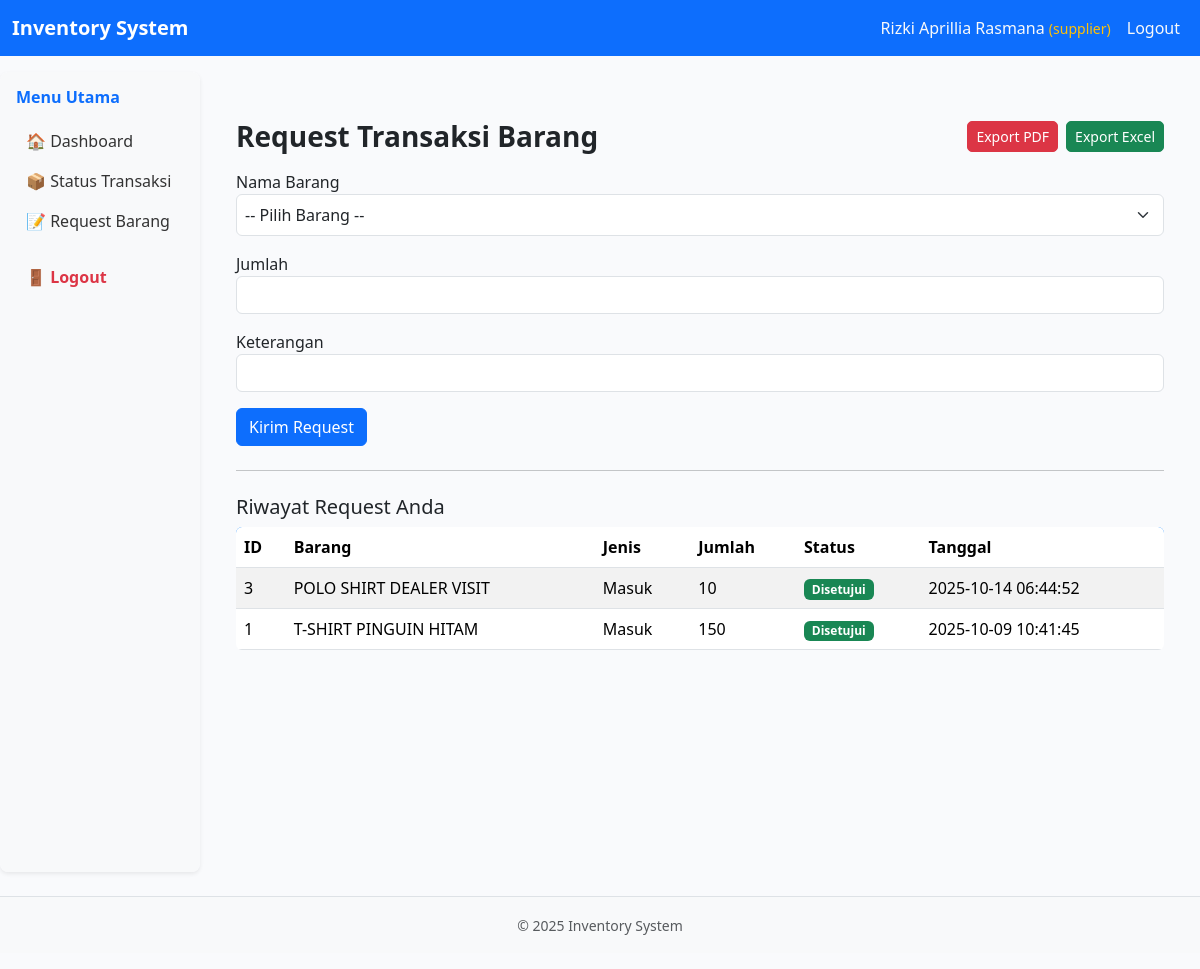
The app's page /pages/transaksi/request_transaksi.php (signed in) with its own data.
### tables this page shows
CREATE TABLE `request_transaksi` (
  `id_request` int(11) NOT NULL,
  `id_user` int(11) NOT NULL,
  `id_barang` int(11) NOT NULL,
  `jumlah` int(11) NOT NULL,
  `jenis` enum('masuk','keluar') NOT NULL,
  `keterangan` text DEFAULT NULL,
  `status` enum('pending','disetujui','ditolak') DEFAULT 'pending',
  `tanggal_request` timestamp NOT NULL DEFAULT current_timestamp(),
  `tanggal_respon` timestamp NULL DEFAULT NULL
);

CREATE TABLE `barang` (
  `id_barang` int(11) NOT NULL,
  `kode_barang` varchar(50) DEFAULT NULL,
  `nama_barang` varchar(100) NOT NULL,
  `kategori` varchar(50) DEFAULT NULL,
  `satuan` varchar(20) DEFAULT NULL,
  `stok` int(11) DEFAULT 0,
  `harga` decimal(10,2) DEFAULT NULL,
  `barcode` varchar(255) DEFAULT NULL,
  `tgl_ditambahkan` timestamp NOT NULL DEFAULT current_timestamp()
);

### pages/transaksi/request_transaksi.php (the view, shortened to what this page needs)
<?php
require_once "../../config/db.php";
include "../../includes/header.php";
include "../../includes/sidebar.php";
$id_user = $_SESSION['id_user'];
?>
<div class="container mt-4">
    <div class="d-flex justify-content-between align-items-center mb-3">
        <h3 class="mb-0">Request Transaksi Barang</h3>
        <div class="d-flex gap-2">
            <a href="pages/export/export_request_pdf.php" class="btn btn-danger btn-sm">
                <i class="bi bi-file-earmark-pdf"></i> Export PDF
            </a>
            <a href="pages/export/export_request_excel.php" class="btn btn-success btn-sm">
                <i class="bi bi-file-earmark-excel"></i> Export Excel
            </a>
        </div>
    </div>
    <form method="POST" class="mt-3">
        <div class="mb-3">
            <label>Nama Barang</label>
            <select name="id_barang" class="form-select" required>
                <option value="">-- Pilih Barang --</option>
            </select>
        </div>
        <div class="mb-3">
            <label>Jumlah</label>
            <input type="number" name="jumlah" class="form-control" required min="1">
        </div>
        <div class="mb-3">
            <label>Keterangan</label>
            <input type="text" name="keterangan" class="form-control">
        </div>
        <button type="submit" class="btn btn-primary">Kirim Request</button>
    </form>
    <hr class="my-4">
    <h5>Riwayat Request Anda</h5>
    <table class="table table-striped mt-2">
        <thead>
            <tr>
                <th>ID</th>
                <th>Barang</th>
                <th>Jenis</th>
                <th>Jumlah</th>
                <th>Status</th>
                <th>Tanggal</th>
            </tr>
        </thead>
        <tbody>
            <?php
            $result = mysqli_query($conn, "
                SELECT r.*, b.nama_barang
                FROM request_transaksi r
                JOIN barang b ON r.id_barang = b.id_barang
                WHERE r.id_user = $id_user
                ORDER BY r.tanggal_request DESC
            ");
            while ($row = mysqli_fetch_assoc($result)):
            ?>
            <tr>
                <td><?= $row['id_request'] ?></td>
                <td><?= htmlspecialchars($row['nama_barang']) ?></td>
                <td><?= ucfirst($row['jenis']) ?></td>
                <td><?= $row['jumlah'] ?></td>
                <td>
                    <?php
                    if ($row['status'] == 'pending') echo "<span class='badge bg-warning text-dark'>Pending</span>";
                    elseif ($row['status'] == 'disetujui') echo "<span class='badge bg-success'>Disetujui</span>";
                    else echo "<span class='badge bg-danger'>Ditolak</span>";
                    ?>
                </td>
                <td><?= $row['tanggal_request'] ?></td>
            </tr>
            <?php endwhile; ?>
        </tbody>
    </table>
</div>
<?php include "../../includes/footer.php"; ?>

### assets/style.css (style rules this page uses)
.btn-sm { border-radius: 5px !important; }
.container { max-width: 100%; }
.table th, .table td { vertical-align: middle; }
select.form-select { padding: 8px; }
body { background-color: #f9fafc; }
h3, h2, h1 { color: #212529; font-weight: 600; }
.btn { border-radius: 6px; transition: all 0.2s ease-in-out; }
.table { border-radius: 6px; overflow: hidden; }
.table thead { background: #007bff; color: #fff; }
.table-striped tbody tr:nth-of-type(odd) { background-color: #f9fbff; }

### records on screen
request_transaksi: id_request "3", id_barang.nama_barang "POLO SHIRT DEALER VISIT", jenis "Masuk", jumlah "10", status "Disetujui", tanggal_request "2025-10-14 06:44:52"
request_transaksi: id_request "1", id_barang.nama_barang "T-SHIRT PINGUIN HITAM", jenis "Masuk", jumlah "150", status "Disetujui", tanggal_request "2025-10-09 10:41:45"

### other values on screen
$_SESSION['nama_lengkap'] "Rizki Aprillia Rasmana"
$_SESSION['role'] "supplier"
